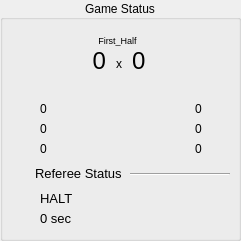
   <widget class="QGroupBox" name="statusBox">
    <property name="geometry">
     <rect>
      <x>16</x>
      <y>550</y>
      <width>241</width>
      <height>241</height>
     </rect>
    </property>
    <property name="title">
     <string>Game Status</string>
    </property>
    <property name="alignment">
     <set>Qt::AlignCenter</set>
    </property>
    <widget class="QLabel" name="team_b">
     <property name="geometry">
      <rect>
       <x>20</x>
       <y>40</y>
       <width>48</width>
       <height>48</height>
      </rect>
     </property>
     <property name="text">
      <string/>
     </property>
     <property name="pixmap">
      <pixmap resource="../../rsc.qrc">:/textures/textures/ui/armorial.ico</pixmap>
     </property>
     <property name="scaledContents">
      <bool>true</bool>
     </property>
    </widget>
    <widget class="QLabel" name="team_y">
     <property name="geometry">
      <rect>
       <x>170</x>
       <y>40</y>
       <width>48</width>
       <height>48</height>
      </rect>
     </property>
     <property name="text">
      <string/>
     </property>
     <property name="pixmap">
      <pixmap resource="../../rsc.qrc">:/textures/textures/ui/warthog_logo.png</pixmap>
     </property>
     <property name="scaledContents">
      <bool>true</bool>
     </property>
    </widget>
    <widget class="QLabel" name="score_b">
     <property name="geometry">
      <rect>
       <x>75</x>
       <y>50</y>
       <width>31</width>
       <height>21</height>
      </rect>
     </property>
     <property name="font">
      <font>
       <pointsize>18</pointsize>
      </font>
     </property>
     <property name="text">
      <string>0</string>
     </property>
     <property name="alignment">
      <set>Qt::AlignRight|Qt::AlignTrailing|Qt::AlignVCenter</set>
     </property>
    </widget>
    <widget class="QLabel" name="score_y">
     <property name="geometry">
      <rect>
       <x>132</x>
       <y>50</y>
       <width>31</width>
       <height>21</height>
      </rect>
     </property>
     <property name="font">
      <font>
       <pointsize>18</pointsize>
      </font>
     </property>
     <property name="text">
      <string>0</string>
     </property>
    </widget>
    <widget class="QLabel" name="label_16">
     <property name="geometry">
      <rect>
       <x>111</x>
       <y>55</y>
       <width>16</width>
       <height>17</height>
      </rect>
     </property>
     <property name="text">
      <string>x</string>
     </property>
     <property name="alignment">
      <set>Qt::AlignCenter</set>
     </property>
    </widget>
    <widget class="QLabel" name="label_17">
     <property name="geometry">
      <rect>
       <x>20</x>
       <y>100</y>
       <width>16</width>
       <height>16</height>
      </rect>
     </property>
     <property name="text">
      <string/>
     </property>
     <property name="pixmap">
      <pixmap resource="../../rsc.qrc">:/textures/textures/ui/yellowcard.png</pixmap>
     </property>
     <property name="scaledContents">
      <bool>true</bool>
     </property>
    </widget>
    <widget class="QLabel" name="label_18">
     <property name="geometry">
      <rect>
       <x>20</x>
       <y>120</y>
       <width>16</width>
       <height>16</height>
      </rect>
     </property>
     <property name="text">
      <string/>
     </property>
     <property name="pixmap">
      <pixmap resource="../../rsc.qrc">:/textures/textures/ui/redcard.png</pixmap>
     </property>
     <property name="scaledContents">
      <bool>true</bool>
     </property>
    </widget>
    <widget class="QLabel" name="label_19">
     <property name="geometry">
      <rect>
       <x>20</x>
       <y>140</y>
       <width>16</width>
       <height>16</height>
      </rect>
     </property>
     <property name="text">
      <string/>
     </property>
     <property name="pixmap">
      <pixmap resource="../../rsc.qrc">:/textures/textures/ui/timeout.png</pixmap>
     </property>
     <property name="scaledContents">
      <bool>true</bool>
     </property>
    </widget>
    <widget class="QLabel" name="yelc_b">
     <property name="geometry">
      <rect>
       <x>40</x>
       <y>100</y>
       <width>21</width>
       <height>17</height>
      </rect>
     </property>
     <property name="text">
      <string>0</string>
     </property>
    </widget>
    <widget class="QLabel" name="tout_b">
     <property name="geometry">
      <rect>
       <x>40</x>
       <y>140</y>
       <width>21</width>
       <height>17</height>
      </rect>
     </property>
     <property name="text">
      <string>0</string>
     </property>
    </widget>
    <widget class="QLabel" name="redc_b">
     <property name="geometry">
      <rect>
       <x>40</x>
       <y>120</y>
       <width>21</width>
       <height>17</height>
      </rect>
     </property>
     <property name="text">
      <string>0</string>
     </property>
    </widget>
    <widget class="QLabel" name="label_20">
     <property name="geometry">
      <rect>
       <x>210</x>
       <y>140</y>
       <width>16</width>
       <height>16</height>
      </rect>
     </property>
     <property name="text">
      <string/>
     </property>
     <property name="pixmap">
      <pixmap resource="../../rsc.qrc">:/textures/textures/ui/timeout.png</pixmap>
     </property>
     <property name="scaledContents">
      <bool>true</bool>
     </property>
    </widget>
    <widget class="QLabel" name="yelc_y">
     <property name="geometry">
      <rect>
       <x>195</x>
       <y>100</y>
       <width>21</width>
       <height>17</height>
      </rect>
     </property>
     <property name="text">
      <string>0</string>
     </property>
    </widget>
    <widget class="QLabel" name="redc_y">
     <property name="geometry">
      <rect>
       <x>195</x>
       <y>120</y>
       <width>21</width>
       <height>17</height>
      </rect>
     </property>
     <property name="text">
      <string>0</string>
     </property>
    </widget>
    <widget class="QLabel" name="label_33">
     <property name="geometry">
      <rect>
       <x>210</x>
       <y>100</y>
       <width>16</width>
       <height>16</height>
      </rect>
     </property>
     <property name="text">
      <string/>
     </property>
     <property name="pixmap">
      <pixmap resource="../../rsc.qrc">:/textures/textures/ui/yellowcard.png</pixmap>
     </property>
     <property name="scaledContents">
      <bool>true</bool>
     </property>
    </widget>
    <widget class="QLabel" name="label_34">
     <property name="geometry">
      <rect>
       <x>210</x>
       <y>120</y>
       <width>16</width>
       <height>16</height>
      </rect>
     </property>
     <property name="text">
      <string/>
     </property>
     <property name="pixmap">
      <pixmap resource="../../rsc.qrc">:/textures/textures/ui/redcard.png</pixmap>
     </property>
     <property name="scaledContents">
      <bool>true</bool>
     </property>
    </widget>
    <widget class="QLabel" name="tout_y">
     <property name="geometry">
      <rect>
       <x>195</x>
       <y>140</y>
       <width>21</width>
       <height>17</height>
      </rect>
     </property>
     <property name="text">
      <string>0</string>
     </property>
    </widget>
    <widget class="QLabel" name="label_time">
     <property name="geometry">
      <rect>
       <x>40</x>
       <y>210</y>
       <width>191</width>
       <height>16</height>
      </rect>
     </property>
     <property name="font">
      <font>
       <pointsize>10</pointsize>
      </font>
     </property>
     <property name="text">
      <string>0 sec</string>
     </property>
    </widget>
    <widget class="QLabel" name="label_stage">
     <property name="geometry">
      <rect>
       <x>67</x>
       <y>30</y>
       <width>101</width>
       <height>20</height>
      </rect>
     </property>
     <property name="font">
      <font>
       <pointsize>7</pointsize>
      </font>
     </property>
     <property name="text">
      <string>First_Half</string>
     </property>
     <property name="alignment">
      <set>Qt::AlignCenter</set>
     </property>
    </widget>
    <widget class="QLabel" name="label_35">
     <property name="geometry">
      <rect>
       <x>20</x>
       <y>210</y>
       <width>16</width>
       <height>16</height>
      </rect>
     </property>
     <property name="font">
      <font>
       <family>Umpush</family>
       <pointsize>9</pointsize>
      </font>
     </property>
     <property name="text">
      <string/>
     </property>
     <property name="pixmap">
      <pixmap resource="../../rsc.qrc">:/textures/textures/ui/time.png</pixmap>
     </property>
     <property name="scaledContents">
      <bool>true</bool>
     </property>
    </widget>
    <widget class="QLabel" name="label_command">
     <property name="geometry">
      <rect>
       <x>40</x>
       <y>190</y>
       <width>191</width>
       <height>16</height>
      </rect>
     </property>
     <property name="font">
      <font>
       <pointsize>10</pointsize>
      </font>
     </property>
     <property name="text">
      <string>HALT</string>
     </property>
    </widget>
    <widget class="QLabel" name="label_36">
     <property name="geometry">
      <rect>
       <x>20</x>
       <y>190</y>
       <width>16</width>
       <height>16</height>
      </rect>
     </property>
     <property name="font">
      <font>
       <family>Umpush</family>
       <pointsize>9</pointsize>
      </font>
     </property>
     <property name="text">
      <string/>
     </property>
     <property name="pixmap">
      <pixmap resource="../../rsc.qrc">:/textures/textures/ui/command.png</pixmap>
     </property>
     <property name="scaledContents">
      <bool>true</bool>
     </property>
    </widget>
    <widget class="QLabel" name="label_7">
     <property name="geometry">
      <rect>
       <x>10</x>
       <y>165</y>
       <width>18</width>
       <height>18</height>
      </rect>
     </property>
     <property name="text">
      <string/>
     </property>
     <property name="pixmap">
      <pixmap resource="../../rsc.qrc">:/textures/textures/ui/referee.png</pixmap>
     </property>
     <property name="scaledContents">
      <bool>true</bool>
     </property>
    </widget>
    <widget class="QLabel" name="label_8">
     <property name="geometry">
      <rect>
       <x>35</x>
       <y>165</y>
       <width>111</width>
       <height>17</height>
      </rect>
     </property>
     <property name="font">
      <font>
       <pointsize>10</pointsize>
      </font>
     </property>
     <property name="text">
      <string>Referee Status</string>
     </property>
    </widget>
    <widget class="Line" name="line_2">
     <property name="geometry">
      <rect>
       <x>130</x>
       <y>173</y>
       <width>100</width>
       <height>3</height>
      </rect>
     </property>
     <property name="orientation">
      <enum>Qt::Horizontal</enum>
     </property>
    </widget>
   </widget>
